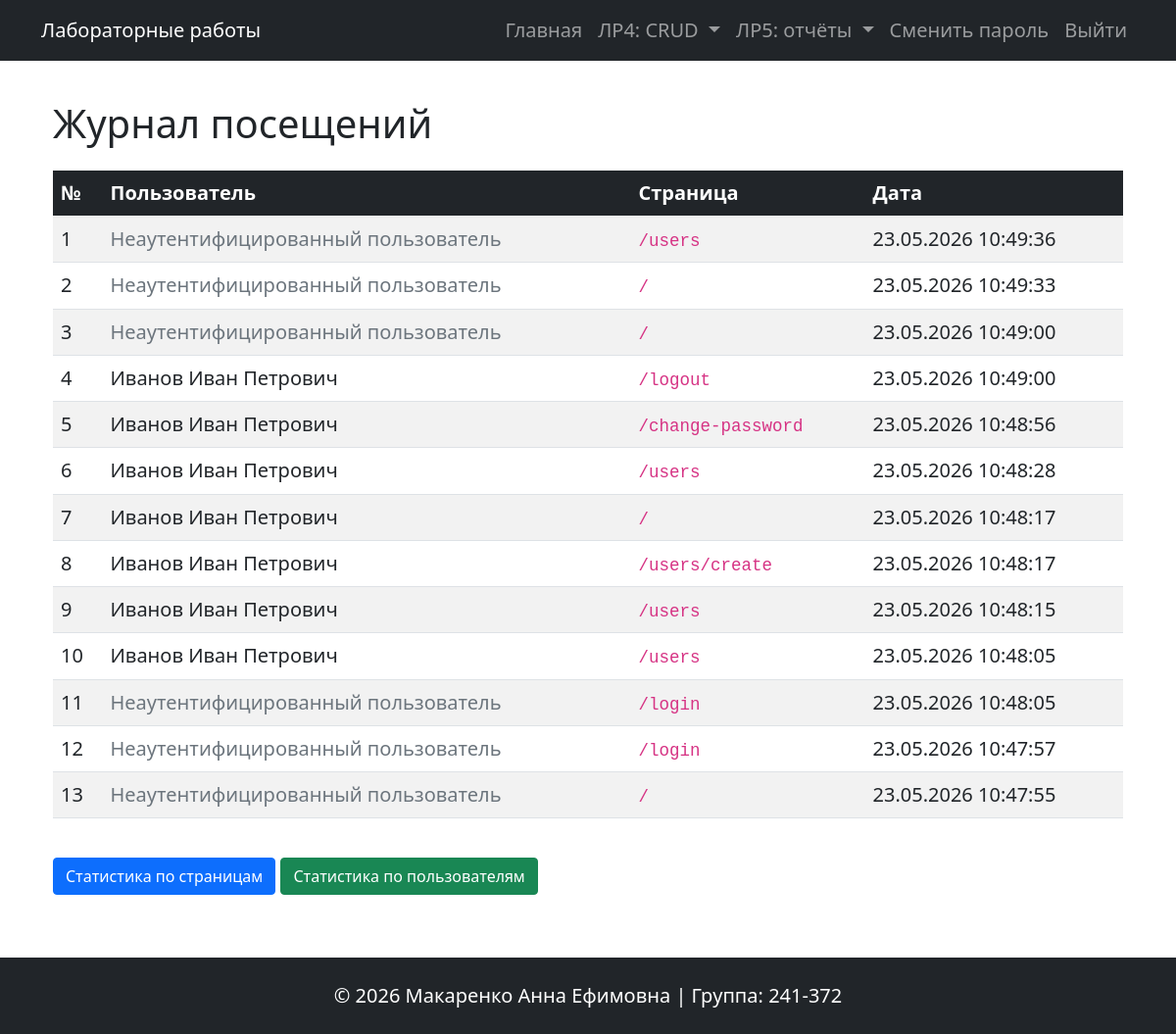
The page /visit-logs/ (signed in) on the database its author committed.
### database.py (models this page shows, shortened)
class VisitLog(db.Model):
    __tablename__ = 'visit_logs'
    id = db.Column(db.Integer, primary_key=True)
    path = db.Column(db.String(200), nullable=False)
    user_id = db.Column(db.Integer, db.ForeignKey('users.id'), nullable=True)
    created_at = db.Column(db.DateTime, default=datetime.utcnow)

class User(db.Model):
    __tablename__ = 'users'
    id = db.Column(db.Integer, primary_key=True)
    username = db.Column(db.String(80), unique=True, nullable=False)
    password_hash = db.Column(db.String(200), nullable=False)
    last_name = db.Column(db.String(100))
    first_name = db.Column(db.String(100), nullable=False)
    patronymic = db.Column(db.String(100))
    created_at = db.Column(db.DateTime, default=datetime.utcnow)
    roles = db.relationship('Role', secondary=user_roles, backref=db.backref('users', lazy='dynamic'))
    visits = db.relationship('VisitLog', backref='user', lazy='dynamic')
    def get_full_name(self):
        name_parts = [self.last_name, self.first_name, self.patronymic]
        return ' '.join([p for p in name_parts if p]) or 'Без имени'
    @property
    def is_authenticated(self):
        return True
    def has_role(self, role_name):
        return any(role.name == role_name for role in self.roles)

### blueprints/visit_logs.py (the view)
@visit_logs.route('/')
@login_required
def index():
    page = request.args.get('page', 1, type=int)
    per_page = 20
    if current_user.has_role('admin'):
        query = VisitLog.query
    else:
        query = VisitLog.query.filter_by(user_id=current_user.id)
    pagination = query.order_by(VisitLog.created_at.desc()).paginate(page=page, per_page=per_page, error_out=False)
    logs = pagination.items
    return render_template('visit_logs/index.html', logs=logs, pagination=pagination)

### app.py (called while the page is built)
@app.before_request
def before_request():
    if not request.path.startswith('/static') and not request.path.startswith('/visit-logs'):
        log_visit(request.path)

@login_manager.user_loader
def load_user(user_id):
    return db.session.get(User, int(user_id))

### templates/visit_logs/index.html (shortened to what this page needs)
{% extends 'base.html' %}
{% block content %}
<div class="container">
    <h1 class="my-4"> Журнал посещений</h1>
    <div class="table-responsive">
        <table class="table table-striped table-hover">
            <thead class="table-dark">
                <tr>
                    <th>№</th>
                    <th>Пользователь</th>
                    <th>Страница</th>
                    <th>Дата</th>
                </tr>
            </thead>
            <tbody>
                {% for log in logs %}
                <tr>
                    <td>{{ loop.index + (pagination.page - 1) * pagination.per_page }}</td>
                    <td>
                        {% if log.user %}
                            {{ log.user.get_full_name() }}
                        {% else %}
                            <span class="text-muted">Неаутентифицированный пользователь</span>
                        {% endif %}
                    </td>
                    <td><code>{{ log.path }}</code></td>
                    <td>{{ log.created_at.strftime('%d.%m.%Y %H:%M:%S') if log.created_at else '—' }}</td>
                </tr>
                {% else %}
                <tr><td colspan="4" class="text-center">Нет записей</td></tr>
                {% endfor %}
            </tbody>
        </table>
    </div>
    <div class="mt-4">
        <a href="{{ url_for('visit_logs.page_stats') }}" class="btn btn-primary"> Статистика по страницам</a>
        <a href="{{ url_for('visit_logs.user_stats') }}" class="btn btn-success"> Статистика по пользователям</a>
    </div>
</div>
{% endblock %}

### static/styles.css (style rules this page uses)
body { font-size: 1.25rem; }

### templates/base.html (style rules this page uses)
html, body { height: 100%; }
body { display: flex; flex-direction: column; }

### rows shown on the page
VisitLog: shows "Неаутентифицированный пользователь", path "/users", created_at "23.05.2026 10:49:36"
VisitLog: shows "Неаутентифицированный пользователь", path "/", created_at "23.05.2026 10:49:33"
VisitLog: shows "Неаутентифицированный пользователь", path "/", created_at "23.05.2026 10:49:00"
VisitLog: user.get_full_name "Иванов Иван Петрович", path "/logout", created_at "23.05.2026 10:49:00"
VisitLog: user.get_full_name "Иванов Иван Петрович", path "/change-password", created_at "23.05.2026 10:48:56"
VisitLog: user.get_full_name "Иванов Иван Петрович", path "/users", created_at "23.05.2026 10:48:28"
VisitLog: user.get_full_name "Иванов Иван Петрович", path "/", created_at "23.05.2026 10:48:17"
VisitLog: user.get_full_name "Иванов Иван Петрович", path "/users/create", created_at "23.05.2026 10:48:17"
VisitLog: user.get_full_name "Иванов Иван Петрович", path "/users", created_at "23.05.2026 10:48:15"
VisitLog: user.get_full_name "Иванов Иван Петрович", path "/users", created_at "23.05.2026 10:48:05"
VisitLog: shows "Неаутентифицированный пользователь", path "/login", created_at "23.05.2026 10:48:05"
VisitLog: shows "Неаутентифицированный пользователь", path "/login", created_at "23.05.2026 10:47:57"
VisitLog: shows "Неаутентифицированный пользователь", path "/", created_at "23.05.2026 10:47:55"
